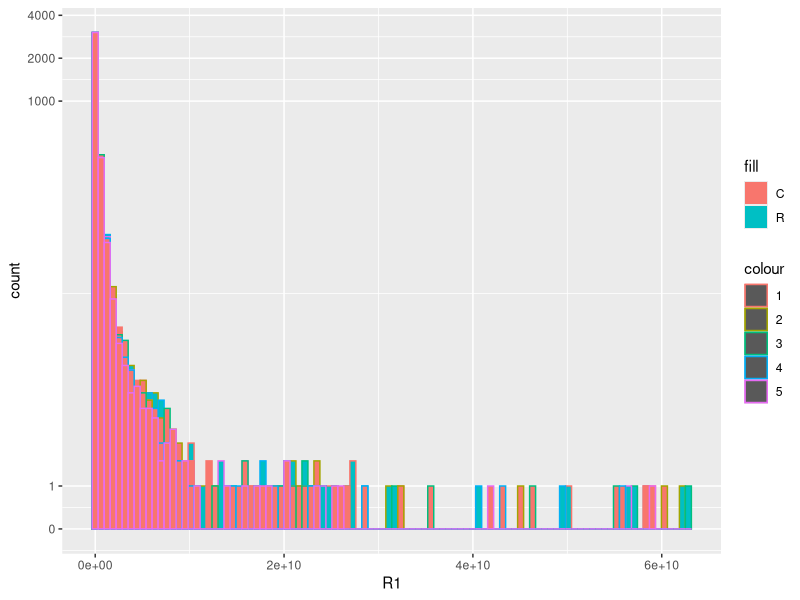

The R source for this figure: (Note: this script raises an error after producing the figure.)
# 
#  ggbiplot.r
#  
#  Copyright 2011 Vincent Q. Vu.
# 
#  This program is free software; you can redistribute it and/or
#  modify it under the terms of the GNU General Public License
#  as published by the Free Software Foundation; either version 2
#  of the License, or (at your option) any later version.
#  
#  This program is distributed in the hope that it will be useful,
#  but WITHOUT ANY WARRANTY; without even the implied warranty of
#  MERCHANTABILITY or FITNESS FOR A PARTICULAR PURPOSE.  See the
#  GNU General Public License for more details.
#  
#  You should have received a copy of the GNU General Public License
#  along with this program; if not, write to the Free Software
#  Foundation, Inc., 51 Franklin Street, Fifth Floor, Boston, MA  02110-1301, USA.
# 

#' Biplot for Principal Components using ggplot2
#'
#' @param pcobj           an object returned by prcomp() or princomp()
#' @param choices         which PCs to plot
#' @param scale           covariance biplot (scale = 1), form biplot (scale = 0). When scale = 1, the inner product between the variables approximates the covariance and the distance between the points approximates the Mahalanobis distance.
#' @param obs.scale       scale factor to apply to observations
#' @param var.scale       scale factor to apply to variables
#' @param pc.biplot       for compatibility with biplot.princomp()
#' @param groups          optional factor variable indicating the groups that the observations belong to. If provided the points will be colored according to groups
#' @param ellipse         draw a normal data ellipse for each group?
#' @param ellipse.prob    size of the ellipse in Normal probability
#' @param labels          optional vector of labels for the observations
#' @param labels.size     size of the text used for the labels
#' @param alpha           alpha transparency value for the points (0 = transparent, 1 = opaque)
#' @param circle          draw a correlation circle? (only applies when prcomp was called with scale = TRUE and when var.scale = 1)
#' @param var.axes        draw arrows for the variables?
#' @param varname.size    size of the text for variable names
#' @param varname.adjust  adjustment factor the placement of the variable names, >= 1 means farther from the arrow
#' @param varname.abbrev  whether or not to abbreviate the variable names
#'
#' @return                a ggplot2 plot
#' @export
#' @examples
#'   data(wine)
#'   wine.pca <- prcomp(wine, scale. = TRUE)
#'   print(ggbiplot(wine.pca, obs.scale = 1, var.scale = 1, groups = wine.class, ellipse = TRUE, circle = TRUE))
#'
ggbiplot <- function(pcobj, choices = 1:2, scale = 1, pc.biplot = TRUE, 
                     obs.scale = 1 - scale, var.scale = scale, 
                     groups = NULL, ellipse = FALSE, ellipse.prob = 0.68, 
                     labels = NULL, labels.size = 3, alpha = 1, 
                     var.axes = TRUE, 
                     circle = FALSE, circle.prob = 0.69, 
                     varname.size = 3, varname.adjust = 1.5, 
                     varname.abbrev = FALSE, ...)
{
  library(ggplot2)
  library(plyr)
  library(scales)
  library(grid)
  
  stopifnot(length(choices) == 2)
  
  # Recover the SVD
  if(inherits(pcobj, 'prcomp')){
    nobs.factor <- sqrt(nrow(pcobj$x) - 1)
    d <- pcobj$sdev
    u <- sweep(pcobj$x, 2, 1 / (d * nobs.factor), FUN = '*')
    v <- pcobj$rotation
  } else if(inherits(pcobj, 'princomp')) {
    nobs.factor <- sqrt(pcobj$n.obs)
    d <- pcobj$sdev
    u <- sweep(pcobj$scores, 2, 1 / (d * nobs.factor), FUN = '*')
    v <- pcobj$loadings
  } else if(inherits(pcobj, 'PCA')) {
    nobs.factor <- sqrt(nrow(pcobj$call$X))
    d <- unlist(sqrt(pcobj$eig)[1])
    u <- sweep(pcobj$ind$coord, 2, 1 / (d * nobs.factor), FUN = '*')
    v <- sweep(pcobj$var$coord,2,sqrt(pcobj$eig[1:ncol(pcobj$var$coord),1]),FUN="/")
  } else if(inherits(pcobj, "lda")) {
    nobs.factor <- sqrt(pcobj$N)
    d <- pcobj$svd
    u <- predict(pcobj)$x/nobs.factor
    v <- pcobj$scaling
    d.total <- sum(d^2)
  } else {
    stop('Expected a object of class prcomp, princomp, PCA, or lda')
  }
  
  # Scores
  choices <- pmin(choices, ncol(u))
  df.u <- as.data.frame(sweep(u[,choices], 2, d[choices]^obs.scale, FUN='*'))
  
  # Directions
  v <- sweep(v, 2, d^var.scale, FUN='*')
  df.v <- as.data.frame(v[, choices])
  
  names(df.u) <- c('xvar', 'yvar')
  names(df.v) <- names(df.u)
  
  if(pc.biplot) {
    df.u <- df.u * nobs.factor
  }
  
  # Scale the radius of the correlation circle so that it corresponds to 
  # a data ellipse for the standardized PC scores
  r <- sqrt(qchisq(circle.prob, df = 2)) * prod(colMeans(df.u^2))^(1/4)
  
  # Scale directions
  v.scale <- rowSums(v^2)
  df.v <- r * df.v / sqrt(max(v.scale))
  
  # Change the labels for the axes
  if(obs.scale == 0) {
    u.axis.labs <- paste('standardized PC', choices, sep='')
  } else {
    u.axis.labs <- paste('PC', choices, sep='')
  }
  
  # Append the proportion of explained variance to the axis labels
  u.axis.labs <- paste(u.axis.labs, 
                       sprintf('(%0.1f%% explained var.)', 
                               100 * pcobj$sdev[choices]^2/sum(pcobj$sdev^2)))
  
  # Score Labels
  if(!is.null(labels)) {
    df.u$labels <- labels
  }
  
  # Grouping variable
  if(!is.null(groups)) {
    df.u$groups <- groups
  }
  
  # Variable Names
  if(varname.abbrev) {
    df.v$varname <- abbreviate(rownames(v))
  } else {
    df.v$varname <- rownames(v)
  }
  
  # Variables for text label placement
  df.v$angle <- with(df.v, (180/pi) * atan(yvar / xvar))
  df.v$hjust = with(df.v, (1 - varname.adjust * sign(xvar)) / 2)
  
  # Base plot
  g <- ggplot(data = df.u, aes(x = xvar, y = yvar)) + 
    xlab(u.axis.labs[1]) + ylab(u.axis.labs[2]) + coord_equal()
  
  if(var.axes) {
    # Draw circle
    if(circle) 
    {
      theta <- c(seq(-pi, pi, length = 50), seq(pi, -pi, length = 50))
      circle <- data.frame(xvar = r * cos(theta), yvar = r * sin(theta))
      g <- g + geom_path(data = circle, color = muted('white'), 
                         size = 1/2, alpha = 1/3)
    }
    
    # Draw directions
    # g <- g +
    #   geom_segment(data = df.v,
    #                aes(x = 0, y = 0, xend = xvar, yend = yvar),
    #                arrow = arrow(length = unit(1/2, 'picas')),
    #                color = muted('red'))
  }

  # Draw either labels or points
  if(!is.null(df.u$labels)) {
    if(!is.null(df.u$groups)) {
      g <- g + geom_text(aes(label = labels, color = groups),
                         size = labels.size)
    } else {
      g <- g + geom_text(aes(label = labels), size = labels.size)
    }
  } else {
    if(!is.null(df.u$groups)) {
      g <- g + geom_point(aes(color = groups), alpha = alpha)
    } else {
      g <- g + geom_point(alpha = alpha)
    }
  }
  

  
  # Overlay a concentration ellipse if there are groups
  if(!is.null(df.u$groups) && ellipse) {
    theta <- c(seq(-pi, pi, length = 50), seq(pi, -pi, length = 50))
    circle <- cbind(cos(theta), sin(theta))
    
    ell <- ddply(df.u, 'groups', function(x) {
      if(nrow(x) <= 2) {
        return(NULL)
      }
      sigma <- var(cbind(x$xvar, x$yvar))
      mu <- c(mean(x$xvar), mean(x$yvar))
      ed <- sqrt(qchisq(ellipse.prob, df = 2))
      data.frame(sweep(circle %*% chol(sigma) * ed, 2, mu, FUN = '+'), 
                 groups = x$groups[1])
    })
    names(ell)[1:2] <- c('xvar', 'yvar')
    g <- g + geom_path(data = ell, aes(color = groups, group = groups))
  }
  
  # Label the variable axes
  # if(var.axes) {
  #   g <- g +
  #     geom_text(data = df.v,
  #               aes(label = varname, x = xvar, y = yvar,
  #                   angle = angle, hjust = hjust),
  #               color = 'darkred', size = varname.size)
  # }
  
  # if(var.axes) {
  #   g <- g +
  #     geom_point(data = df.v,
  #               color = 'darkred', size = 1)
  # }
  
  # Change the name of the legend for groups
  # if(!is.null(groups)) {
  #   g <- g + scale_color_brewer(name = deparse(substitute(groups)), 
  #                               palette = 'Dark2')
  # }
  
  # TODO: Add a second set of axes
  
  return(g)
}


##############################################################################
## Load data
  
library(plyr)
library(tidyverse)
protein_groups <- read_csv("Gel_proteinGroups_HMW_LMW_combined.csv")
protein_groups_lfq <- protein_groups %>%
  select(protein_ids = 'Majority protein IDs',
         R1 = 'LFQ intensity R1',
         R2 = 'LFQ intensity R2',
         R3 = 'LFQ intensity R3',
         R4 = 'LFQ intensity R4',
         R5 = 'LFQ intensity R5',
         C1 = 'LFQ intensity C1',
         C2 = 'LFQ intensity C2',
         C3 = 'LFQ intensity C3',
         C4 = 'LFQ intensity C4',
         C5 = 'LFQ intensity C5'
  )

protein_groups_iBAQ <- protein_groups %>%
  select(protein_ids = 'Majority protein IDs',
         R1 = 'iBAQ R1',
         R2 = 'iBAQ R2',
         R3 = 'iBAQ R3',
         R4 = 'iBAQ R4',
         R5 = 'iBAQ R5',
         C1 = 'iBAQ C1',
         C2 = 'iBAQ C2',
         C3 = 'iBAQ C3',
         C4 = 'iBAQ C4',
         C5 = 'iBAQ C5'
  )


## Check for negative binomial distribution

protein_groups_lfq %>%
  ggplot() +
  geom_histogram(aes(R1, fill = "R", color = "1"), bins = 100) +
  geom_histogram(aes(R2, fill = "R", color = "2"), bins = 100) +
  geom_histogram(aes(R3, fill = "R", color = "3"), bins = 100) +
  geom_histogram(aes(R4, fill = "R", color = "4"), bins = 100) +
  geom_histogram(aes(R5, fill = "R", color = "5"), bins = 100) +
  geom_histogram(aes(C1, fill = "C", color = "1"), bins = 100) +
  geom_histogram(aes(C2, fill = "C", color = "2"), bins = 100) +
  geom_histogram(aes(C3, fill = "C", color = "3"), bins = 100) +
  geom_histogram(aes(C4, fill = "C", color = "4"), bins = 100) +
  geom_histogram(aes(C5, fill = "C", color = "5"), bins = 100) +
  scale_y_continuous(trans = "log1p", breaks = c(0, 1, 1000, 2000, 4000, 6000))


#Create the initial **edgeR** object with all the values.

library(edgeR)
groups = c("Reactive", "Reactive", "Reactive", "Reactive", "Reactive",
           "Control", "Control", "Control", "Control", "Control") %>%
  factor(levels = c("Reactive", "Control")
  )
design = model.matrix(~0+groups)
contrasts = makeContrasts(
  H = groupsReactive - groupsControl,
  levels = design
)
LFQ_edgeR <- DGEList(
  counts = protein_groups_lfq %>%
    mutate(protein_ids = make.unique(protein_ids)) %>%
    na.omit() %>%
    column_to_rownames("protein_ids"),
  group = c(1,1,1,1,1, 2,2,2,2,2)
)

#Filter out rows so that each row has at least 10 non-zero values.

LFQ_edgeR_10 <- LFQ_edgeR[ rowSums(cpm(LFQ_edgeR) == 0 ) <= (10 - 10) , ]
LFQ_edgeR_10 <- LFQ_edgeR_10 %>% calcNormFactors()
LFQ_edgeR_10 <- LFQ_edgeR_10 %>% estimateGLMCommonDisp(design = design)
## Following "decideTestsDGE(p.value = 0.10)" counts up, down, and unchanged genes (proteins) at 10% FDR
lrt_LFQ_10 <- glmLRT(glmFit(LFQ_edgeR_10, design), contrast = contrasts) %>% decideTestsDGE(p.value = 0.10) 
plotSmear(LFQ_edgeR_10, de.tags = rownames(lrt_LFQ_10)[lrt_LFQ_10 %>% as.logical()])

#Filter out rows so that each row has at least 8 non-zero values.

LFQ_edgeR_8 <- LFQ_edgeR[ rowSums(cpm(LFQ_edgeR) == 0 ) <= (10 - 8) , ]
LFQ_edgeR_8 <- LFQ_edgeR_8 %>% calcNormFactors()
LFQ_edgeR_8 <- LFQ_edgeR_8 %>% estimateGLMCommonDisp(design = design)
lrt_LFQ_8 <- glmLRT(glmFit(LFQ_edgeR_8, design), contrast = contrasts) %>% decideTestsDGE(p.value = 0.10)
plotSmear(LFQ_edgeR_8, de.tags = rownames(lrt_LFQ_8)[lrt_LFQ_8 %>% as.logical()])

#Filter out rows so that each row has at least 6 non-zero values.

LFQ_edgeR_6 <- LFQ_edgeR[ rowSums(cpm(LFQ_edgeR) == 0 ) <= (10 - 6) , ]
LFQ_edgeR_6 <- LFQ_edgeR_6 %>% calcNormFactors()
LFQ_edgeR_6 <- LFQ_edgeR_6 %>% estimateGLMCommonDisp(design = design)
lrt_LFQ_6 <- glmLRT(glmFit(LFQ_edgeR_6, design), contrast = contrasts) %>% decideTestsDGE(p.value = 0.10)
plotSmear(LFQ_edgeR_6, de.tags = rownames(lrt_LFQ_6)[lrt_LFQ_6 %>% as.logical()])

#Filter out rows so that each row has at least 4 non-zero values.

LFQ_edgeR_4 <- LFQ_edgeR[ rowSums(cpm(LFQ_edgeR) == 0 ) <= (10 - 4) , ]
LFQ_edgeR_4 <- LFQ_edgeR_4 %>% calcNormFactors()
LFQ_edgeR_4 <- LFQ_edgeR_4 %>% estimateGLMCommonDisp(design = design)
lrt_LFQ_4 <- glmLRT(glmFit(LFQ_edgeR_4, design), contrast = contrasts) %>% decideTestsDGE(p.value = 0.10)
plotSmear(LFQ_edgeR_4, de.tags = rownames(lrt_LFQ_4)[lrt_LFQ_4 %>% as.logical()])

#Filter out rows so that each row has at least 2 non-zero values.

LFQ_edgeR_2 <- LFQ_edgeR[ rowSums(cpm(LFQ_edgeR) == 0 ) <= (10 - 2) , ]
LFQ_edgeR_2 <- LFQ_edgeR_2 %>% calcNormFactors()
LFQ_edgeR_2 <- LFQ_edgeR_2 %>% estimateGLMCommonDisp(design = design)
lrt_LFQ_2 <- glmLRT(glmFit(LFQ_edgeR_2, design), contrast = contrasts) %>% decideTestsDGE(p.value = 0.10)
plotSmear(LFQ_edgeR_2, de.tags = rownames(lrt_LFQ_2)[lrt_LFQ_2 %>% as.logical()])

#Filter out rows so that each row has at least 1 non-zero values.

LFQ_edgeR_1 <- LFQ_edgeR[ rowSums(cpm(LFQ_edgeR) == 0 ) <= (10 - 1) , ]
LFQ_edgeR_1 <- LFQ_edgeR_1 %>% calcNormFactors()
LFQ_edgeR_1 <- LFQ_edgeR_1 %>% estimateGLMCommonDisp(design = design)
lrt_LFQ_1 <- glmLRT(glmFit(LFQ_edgeR_1, design), contrast = contrasts) %>% decideTestsDGE(p.value = 0.10)
plotSmear(LFQ_edgeR_1, de.tags = rownames(lrt_LFQ_1)[lrt_LFQ_1 %>% as.logical()])

## Make plots


make_pca_plot <- function(tp, tp_edger, ellipse = T) {
  tp %>%
    na.omit %>%
    filter(protein_ids %in% tp_edger) %>%
    mutate(protein_ids = abbreviate(protein_ids, minlength = 9)) %>%
    column_to_rownames("protein_ids") %>%
    as.matrix() %>%
    t %>%
    prcomp(center = T, scale = T) %>%
    ggbiplot(labels = c("Reactive1", "Reactive2", "Reactive3", "Reactive4", "Reactive5",
                        "Control1", "Control2", "Control3", "Control4", "Control5"),
             groups = c("Reactive", "Reactive", "Reactive", "Reactive", "Reactive",
                        "Control", "Control", "Control", "Control", "Control"),
             ellipse = ellipse) +
    theme_classic()
}
make_heatmap <- function(tp, tp_edger, ellipse = T) {
  tp %>%
    na.omit %>%
    filter(protein_ids %in% tp_edger) %>%
    mutate(protein_ids = abbreviate(protein_ids, minlength = 9)) %>%
    mutate_if(is.numeric, log1p) %>%
    column_to_rownames("protein_ids") %>%
    as.matrix() %>%
    pheatmap::pheatmap()
}

protein_groups_lfq %>%
  make_pca_plot(tp_edger = rownames(lrt_LFQ_10)[as.logical(lrt_LFQ_10)]) +
  ggtitle("At least 10 non-zero columns")
protein_groups_lfq %>%
  make_pca_plot(tp_edger = rownames(lrt_LFQ_8)[as.logical(lrt_LFQ_8)]) +
  ggtitle("At least 8 non-zero columns")
protein_groups_lfq %>%
  make_pca_plot(tp_edger = rownames(lrt_LFQ_6)[as.logical(lrt_LFQ_6)]) +
  ggtitle("At least 6 non-zero columns")
protein_groups_lfq %>%
  make_pca_plot(tp_edger = rownames(lrt_LFQ_4)[as.logical(lrt_LFQ_4)]) +
  ggtitle("At least 4 non-zero columns")
protein_groups_lfq %>%
  make_pca_plot(tp_edger = rownames(lrt_LFQ_2)[as.logical(lrt_LFQ_2)]) +
  ggtitle("At least 2 non-zero columns")
protein_groups_lfq %>%
  make_pca_plot(tp_edger = rownames(lrt_LFQ_1)[as.logical(lrt_LFQ_1)]) +
  ggtitle("At least 1 non-zero columns")



#Make a table for the column 10 or more.

table_LFQ_edgeR_10 <- (glmLRT(glmFit(LFQ_edgeR_10, design), contrast = contrasts) %>%
                        topTags(n=5000))$table %>%
  rownames_to_column("Majority protein IDs") %>%
  as_tibble() %>%
  merge(protein_groups %>%
          mutate(`Majority protein IDs` =
                   make.unique(`Majority protein IDs`))) %>%
  as_tibble() %>%
  arrange(FDR)

write.table(table_LFQ_edgeR_10 , file = "10x_full.csv", sep = ",", row.names = FALSE)


#Make a table for the column 8 or more.

table_LFQ_edgeR_8 <- (glmLRT(glmFit(LFQ_edgeR_8, design), contrast = contrasts) %>%
                         topTags(n=5000))$table %>%
  rownames_to_column("Majority protein IDs") %>%
  as_tibble() %>%
  merge(protein_groups %>%
          mutate(`Majority protein IDs` =
                   make.unique(`Majority protein IDs`))) %>%
  as_tibble() %>%
  arrange(FDR)

write.table(table_LFQ_edgeR_8 , file = "8x_full.csv", sep = ",", row.names = FALSE)


#Make a table for the column 6 or more.

table_LFQ_edgeR_6 <- (glmLRT(glmFit(LFQ_edgeR_6, design), contrast = contrasts) %>%
                        topTags(n=5000))$table %>%
  rownames_to_column("Majority protein IDs") %>%
  as_tibble() %>%
  merge(protein_groups %>%
          mutate(`Majority protein IDs` =
                   make.unique(`Majority protein IDs`))) %>%
  as_tibble() %>%
  arrange(FDR)

write.table(table_LFQ_edgeR_6 , file = "6x_full.csv", sep = ",", row.names = FALSE)


#Make a table for the column 4 or more.

table_LFQ_edgeR_4 <- (glmLRT(glmFit(LFQ_edgeR_4, design), contrast = contrasts) %>%
                        topTags(n=5000))$table %>%
  rownames_to_column("Majority protein IDs") %>%
  as_tibble() %>%
  merge(protein_groups %>%
          mutate(`Majority protein IDs` =
                   make.unique(`Majority protein IDs`))) %>%
  as_tibble() %>%
  arrange(FDR)

write.table(table_LFQ_edgeR_4 , file = "4x_full.csv", sep = ",", row.names = FALSE)



#Make a table for the column 2 or more.

table_LFQ_edgeR_2 <- (glmLRT(glmFit(LFQ_edgeR_2, design), contrast = contrasts) %>%
                        topTags(n=5000))$table %>%
  rownames_to_column("Majority protein IDs") %>%
  as_tibble() %>%
  merge(protein_groups %>%
          mutate(`Majority protein IDs` =
                   make.unique(`Majority protein IDs`))) %>%
  as_tibble() %>%
  arrange(FDR)

write.table(table_LFQ_edgeR_2 , file = "2x_full.csv", sep = ",", row.names = FALSE)


#Make a table for the column 1 or more.

table_LFQ_edgeR_1 <- (glmLRT(glmFit(LFQ_edgeR_1, design), contrast = contrasts) %>%
                        topTags(n=5000))$table %>%
  rownames_to_column("Majority protein IDs") %>%
  as_tibble() %>%
  merge(protein_groups %>%
          mutate(`Majority protein IDs` =
                   make.unique(`Majority protein IDs`))) %>%
  as_tibble() %>%
  arrange(FDR)

write.table(table_LFQ_edgeR_1 , file = "1x_full.csv", sep = ",", row.names = FALSE)
